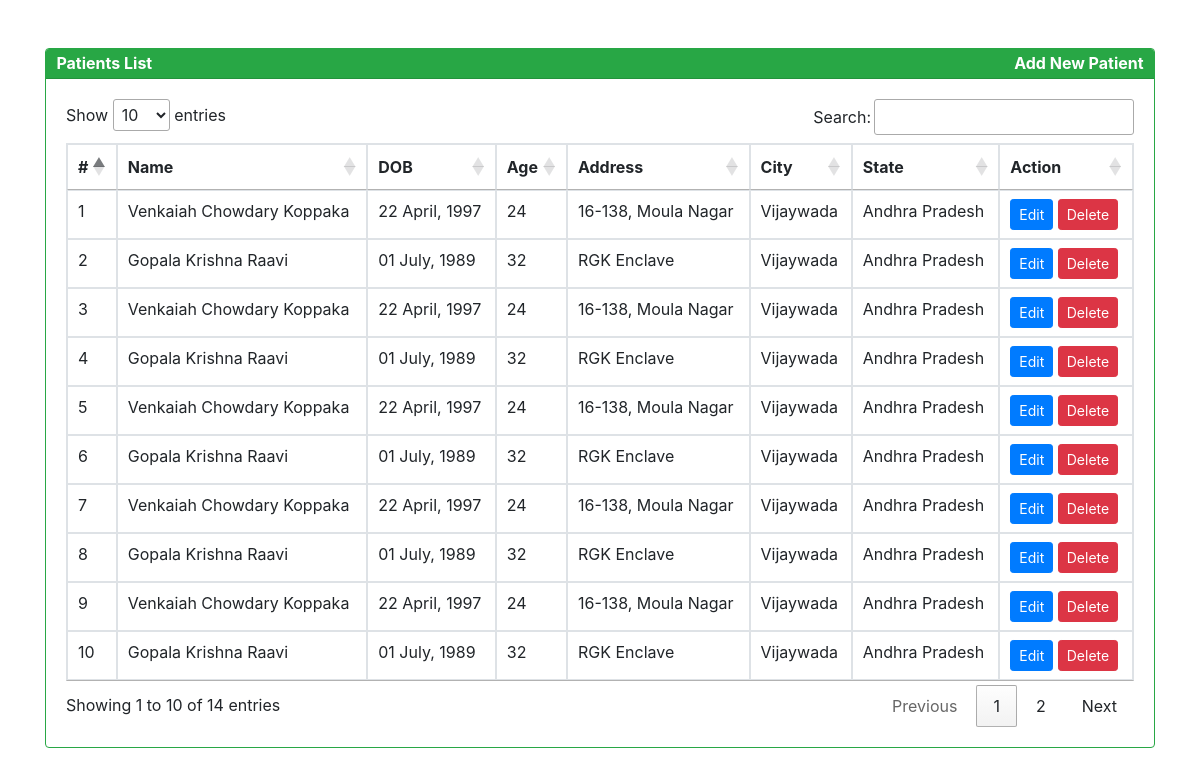
The page / on the database its author committed.
### tables this page shows
CREATE TABLE `patients` (
  `id` int(11) NOT NULL,
  `name` varchar(150) NOT NULL,
  `dob` date NOT NULL,
  `age` int(11) NOT NULL,
  `address` varchar(255) NOT NULL,
  `city` varchar(150) NOT NULL,
  `state` varchar(150) NOT NULL,
  `date_added` timestamp NOT NULL DEFAULT current_timestamp() ON UPDATE current_timestamp()
);

### index.php (the view, shortened to what this page needs)
<?php
function operations_modal($i)
{
    $alpha_key = '';
    $keys = range('A', 'Z');
    for ($j = 0; $j < $i; $j++) {
        $alpha_key .= $keys[array_rand($keys)];
    }
    return $alpha_key;
}
$con = mysqli_connect("localhost", "root", "", "plus91");
?>
<!DOCTYPE html>
<html>
<head>
    <link rel="stylesheet" href="https://cdn.jsdelivr.net/npm/bootstrap@4.5.3/dist/css/bootstrap.min.css">
    <link rel="stylesheet" href="https://cdn.datatables.net/1.10.23/css/jquery.dataTables.min.css">
    <link rel="stylesheet" href="https://cdnjs.cloudflare.com/ajax/libs/bootstrap-sweetalert/1.0.1/sweetalert.css" />
</head>
<body>
    <div class="container mt-5">
        <div class="row mt-5">
            <div class="col-md-12 col-sm-12 col-xs-12 col-lg-12 mx-auto table-responsive">
                <div class="card border border-success">
                    <div class="card-header bg-success" style="padding:0.15rem 0.15rem !important">
                        <span class="text-white font-weight-bold pl-2">Patients List</span>
                        <span class="text-white font-weight-bold float-right pr-2" data-toggle="collapse" href="#add_patient" role="button" aria-expanded="false" aria-controls="add_patient">Add New Patient</span>
                    </div>
                    <div class="card-body">
                        <table id="patients_table" class="table table-bordered table-hover">
                            <thead>
                                <tr>
                                    <th>#</th>
                                    <th>Name</th>
                                    <th>DOB</th>
                                    <th>Age</th>
                                    <th>Address</th>
                                    <th>City</th>
                                    <th>State</th>
                                    <th>Action</th>
                                </tr>
                            </thead>
                            <tbody>
                                <?php
                                $i = 1;
                                $get_data = mysqli_query($con, "SELECT * FROM `patients` ORDER BY `id`");
                                while ($data = mysqli_fetch_array($get_data)) {
                                    $name = $data['name'];
                                    $dob = date('d F, Y', strtotime($data['dob']));
                                    $age = $data['age'];
                                    $address = $data['address'];
                                    $city = $data['city'];
                                    $state = $data['state'];
                                    $id = $data['id'];
                                    $modal_id = operations_modal(6);
                                ?>
                                    <tr>
                                        <td><?php echo $i; ?></td>
                                        <td><?php echo $name; ?></td>
                                        <td><?php echo $dob; ?></td>
                                        <td><?php echo $age; ?></td>
                                        <td><?php echo $address; ?></td>
                                        <td><?php echo $city; ?></td>
                                        <td><?php echo $state; ?></td>
                                        <td>
                                            <a type="button" class="btn btn-primary btn-sm" data-toggle="modal" data-target="#<?php echo $modal_id; ?>">Edit</a>
                                            <a type="button" href="delete.php?id=<?php echo $id; ?>" class="btn btn-danger btn-sm">Delete</a>
                                        </td>
                                    </tr>
                                <?php
                                    $i++;
                                }
                                ?>
                            </tbody>
                        </table>
                    </div>
                </div>
            </div>
        </div>
    </div>
</body>
</html>

### rows shown on the page
patients: name "Venkaiah Chowdary Koppaka", dob "22 April, 1997", age "24", address "16-138, Moula Nagar", city "Vijaywada", state "Andhra Pradesh"
patients: name "Gopala Krishna Raavi", dob "01 July, 1989", age "32", address "RGK Enclave", city "Vijaywada", state "Andhra Pradesh"
patients: name "Venkaiah Chowdary Koppaka", dob "22 April, 1997", age "24", address "16-138, Moula Nagar", city "Vijaywada", state "Andhra Pradesh"
patients: name "Gopala Krishna Raavi", dob "01 July, 1989", age "32", address "RGK Enclave", city "Vijaywada", state "Andhra Pradesh"
patients: name "Venkaiah Chowdary Koppaka", dob "22 April, 1997", age "24", address "16-138, Moula Nagar", city "Vijaywada", state "Andhra Pradesh"
patients: name "Gopala Krishna Raavi", dob "01 July, 1989", age "32", address "RGK Enclave", city "Vijaywada", state "Andhra Pradesh"
patients: name "Venkaiah Chowdary Koppaka", dob "22 April, 1997", age "24", address "16-138, Moula Nagar", city "Vijaywada", state "Andhra Pradesh"
patients: name "Gopala Krishna Raavi", dob "01 July, 1989", age "32", address "RGK Enclave", city "Vijaywada", state "Andhra Pradesh"
patients: name "Venkaiah Chowdary Koppaka", dob "22 April, 1997", age "24", address "16-138, Moula Nagar", city "Vijaywada", state "Andhra Pradesh"
patients: name "Gopala Krishna Raavi", dob "01 July, 1989", age "32", address "RGK Enclave", city "Vijaywada", state "Andhra Pradesh"
